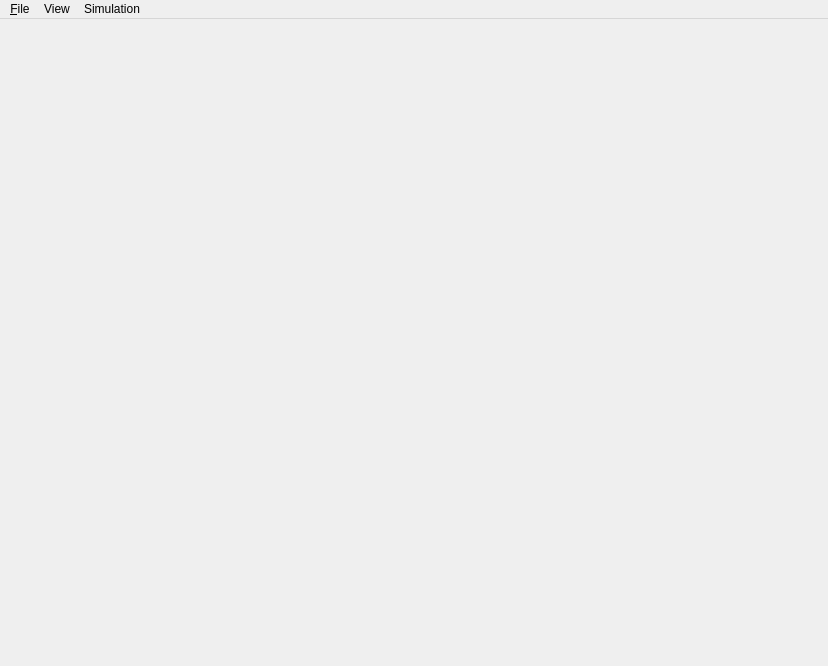
<?xml version="1.0" encoding="UTF-8"?>
<ui version="4.0">
 <class>MainWindow</class>
 <widget class="QMainWindow" name="MainWindow">
  <property name="geometry">
   <rect>
    <x>0</x>
    <y>0</y>
    <width>828</width>
    <height>666</height>
   </rect>
  </property>
  <property name="windowTitle">
   <string>PhyAE</string>
  </property>
  <widget class="QWidget" name="centralwidget">
   <layout class="QVBoxLayout" name="verticalLayout_2">
    <item>
     <widget class="QSplitter" name="splitter_2">
      <property name="orientation">
       <enum>Qt::Horizontal</enum>
      </property>
      <widget class="QSplitter" name="splitter">
       <property name="lineWidth">
        <number>12</number>
       </property>
       <property name="midLineWidth">
        <number>10</number>
       </property>
       <property name="orientation">
        <enum>Qt::Horizontal</enum>
       </property>
       <property name="handleWidth">
        <number>12</number>
       </property>
       <widget class="QWidget" name="widget" native="true">
        <layout class="QVBoxLayout" name="verticalLayout">
         <property name="spacing">
          <number>0</number>
         </property>
         <property name="margin">
          <number>0</number>
         </property>
         <item>
          <widget class="QGLViewerExt" name="left_view" native="true"/>
         </item>
        </layout>
       </widget>
      </widget>
     </widget>
    </item>
   </layout>
  </widget>
  <widget class="QMenuBar" name="menubar">
   <property name="geometry">
    <rect>
     <x>0</x>
     <y>0</y>
     <width>828</width>
     <height>25</height>
    </rect>
   </property>
   <widget class="QMenu" name="menu_File">
    <property name="title">
     <string>&amp;File</string>
    </property>
    <addaction name="actionLoadInitFile"/>
    <addaction name="actionLoadObj"/>
    <addaction name="actionLoadVol"/>
    <addaction name="actionPrintSelected"/>
    <addaction name="actionExit"/>
   </widget>
   <widget class="QMenu" name="menuView">
    <property name="title">
     <string>View</string>
    </property>
    <addaction name="actionVolMesh"/>
    <addaction name="actionObjMesh"/>
    <addaction name="actionConNodes"/>
   </widget>
   <widget class="QMenu" name="menuSimulation">
    <property name="title">
     <string>Simulation</string>
    </property>
    <addaction name="actionPrepareSimulation"/>
    <addaction name="actionPauseSimulation"/>
    <addaction name="actionReset"/>
   </widget>
   <addaction name="menu_File"/>
   <addaction name="menuView"/>
   <addaction name="menuSimulation"/>
  </widget>
  <action name="actionLoadInitFile">
   <property name="text">
    <string>LoadInitFile</string>
   </property>
  </action>
  <action name="actionExit">
   <property name="text">
    <string>Exit</string>
   </property>
   <property name="shortcut">
    <string>Q</string>
   </property>
  </action>
  <action name="actionSimulate">
   <property name="text">
    <string>Simulate</string>
   </property>
  </action>
  <action name="actionLoadObj">
   <property name="text">
    <string>LoadObj</string>
   </property>
  </action>
  <action name="actionLoadVol">
   <property name="text">
    <string>LoadVol</string>
   </property>
  </action>
  <action name="actionSaveConNodes">
   <property name="text">
    <string>SaveConNodes</string>
   </property>
  </action>
  <action name="actionLoadConNodes">
   <property name="text">
    <string>LoadConNodes</string>
   </property>
  </action>
  <action name="actionSelectNodes">
   <property name="text">
    <string>SelectNodes</string>
   </property>
  </action>
  <action name="actionSelectTets">
   <property name="text">
    <string>SelectTets</string>
   </property>
  </action>
  <action name="actionVolMesh">
   <property name="checkable">
    <bool>true</bool>
   </property>
   <property name="checked">
    <bool>true</bool>
   </property>
   <property name="text">
    <string>VolMesh</string>
   </property>
   <property name="shortcut">
    <string>V</string>
   </property>
  </action>
  <action name="actionObjMesh">
   <property name="checkable">
    <bool>true</bool>
   </property>
   <property name="checked">
    <bool>true</bool>
   </property>
   <property name="text">
    <string>ObjMesh</string>
   </property>
   <property name="shortcut">
    <string>W</string>
   </property>
  </action>
  <action name="actionTetGroups">
   <property name="text">
    <string>TetGroups</string>
   </property>
   <property name="shortcut">
    <string>T</string>
   </property>
  </action>
  <action name="actionConNodes">
   <property name="checkable">
    <bool>true</bool>
   </property>
   <property name="checked">
    <bool>true</bool>
   </property>
   <property name="text">
    <string>ConNodes</string>
   </property>
  </action>
  <action name="actionMaterialGroups">
   <property name="text">
    <string>MaterialGroups</string>
   </property>
  </action>
  <action name="actionPrepareSimulation">
   <property name="text">
    <string>PrepareSimulation</string>
   </property>
   <property name="shortcut">
    <string>E</string>
   </property>
  </action>
  <action name="actionPauseSimulation">
   <property name="checkable">
    <bool>true</bool>
   </property>
   <property name="text">
    <string>PauseSimulation</string>
   </property>
   <property name="shortcut">
    <string>Space</string>
   </property>
  </action>
  <action name="actionStopSimulation">
   <property name="text">
    <string>StopSimulation</string>
   </property>
  </action>
  <action name="actionReset">
   <property name="text">
    <string>Reset</string>
   </property>
   <property name="shortcut">
    <string>R</string>
   </property>
  </action>
  <action name="actionFixSelectedTets">
   <property name="checkable">
    <bool>true</bool>
   </property>
   <property name="text">
    <string>FixSelectedTets</string>
   </property>
  </action>
  <action name="actionSaveMaterial">
   <property name="text">
    <string>SaveMaterial</string>
   </property>
  </action>
  <action name="actionPrintSelected">
   <property name="checkable">
    <bool>true</bool>
   </property>
   <property name="text">
    <string>PrintSelected</string>
   </property>
  </action>
  <action name="actionLoadMaterial">
   <property name="text">
    <string>LoadMaterial</string>
   </property>
  </action>
  <action name="actionRecord">
   <property name="checkable">
    <bool>true</bool>
   </property>
   <property name="text">
    <string>Record</string>
   </property>
   <property name="shortcut">
    <string>C</string>
   </property>
  </action>
  <action name="actionSaveRecordZ">
   <property name="text">
    <string>SaveRecordZ</string>
   </property>
  </action>
  <action name="actionSaveEigenValues">
   <property name="text">
    <string>SaveEigenValues</string>
   </property>
  </action>
  <action name="actionSaveEigenVectors">
   <property name="text">
    <string>SaveEigenVectors</string>
   </property>
  </action>
  <action name="actionClearRecordedZ">
   <property name="text">
    <string>ClearRecordedZ</string>
   </property>
  </action>
  <action name="actionSaveMaterialAsHinp">
   <property name="text">
    <string>SaveMaterialAsHinp</string>
   </property>
  </action>
  <action name="actionInterpolateMaterials">
   <property name="text">
    <string>InterpolateMaterials</string>
   </property>
  </action>
 </widget>
 <customwidgets>
  <customwidget>
   <class>QGLViewerExt</class>
   <extends>QWidget</extends>
   <header>QGLViewerExt.h</header>
   <container>1</container>
  </customwidget>
 </customwidgets>
 <resources/>
 <connections>
  <connection>
   <sender>actionExit</sender>
   <signal>triggered()</signal>
   <receiver>MainWindow</receiver>
   <slot>close()</slot>
   <hints>
    <hint type="sourcelabel">
     <x>-1</x>
     <y>-1</y>
    </hint>
    <hint type="destinationlabel">
     <x>413</x>
     <y>332</y>
    </hint>
   </hints>
  </connection>
 </connections>
</ui>
